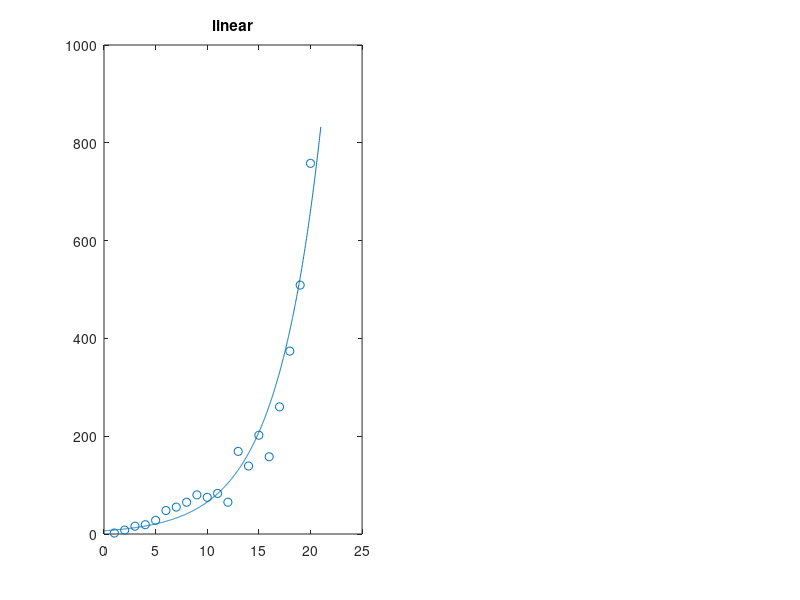

This figure's MATLAB source: (Note: this script raises an error after producing the figure.)
%data of problem 5
data= [1 1 + 1
2 3 + 5
3 2 + 14
4 3 + 16
5 0 + 28
6 3 + 45
7 4 + 51
8 3 + 62
9 4 + 76
10 11 + 64
11 5 + 78
12 1 + 64
13 41 + 128
14 9 + 130
15 5 + 197
16 8 + 150
17 57 + 203
18 8 + 366
19 17 + 492
20 24 + 734];

x = data(:,1);
y = data(:,2);
n = length(x);
%linear regression

z = log(y);
Sxy = (x - mean(x))' * (z - mean(z));  
Sxx = (x - mean(x))' * (x - mean(x)); 
beta = exp(Sxy / Sxx);
alpha = exp( mean(z) -  mean(x) * Sxy / Sxx);
subplot(1,2,1);
qx = linspace(0,21,1000);
qy = alpha * beta .^ qx;
plot(qx,qy);
hold on;
scatter(x,y);
title('linear');
r = y - alpha * (beta .^ x);
disp(norm(r,2));

%non-linear regression

c = zeros(2,1);
c(1) = 6;
c(2) = 1.3;
[r,c] = gauss_newton(x,y,c);
disp(norm(r,2));

subplot(1,2,2);
qx = linspace(0,21,1000);
qy = c(1) * c(2) .^ qx;
plot(qx,qy);
hold on;
scatter(x,y);
title('non-linear');

function [r,c] = gauss_newton(x,y,c0)

%solving with gauss-newton method
c = c0;
r = y - c(1) * (c(2) .^ x);
n = length(x);
k = 0;
while(norm(r,2) > 1e-2)
    % residual
    r = y - c(1) * (c(2) .^ x);

    % gradient matrix 

    J = zeros(n,2);
    J(:,1) = c(2) .^ x;
    J(:,2) = c(1) * x .* (c(2) .^(x-1));
    c = c +   pinv(J) * r;
    k = k+1;
    if(k>10)
        disp('achieve maximum number of iterations')
        break;
    end

end
end